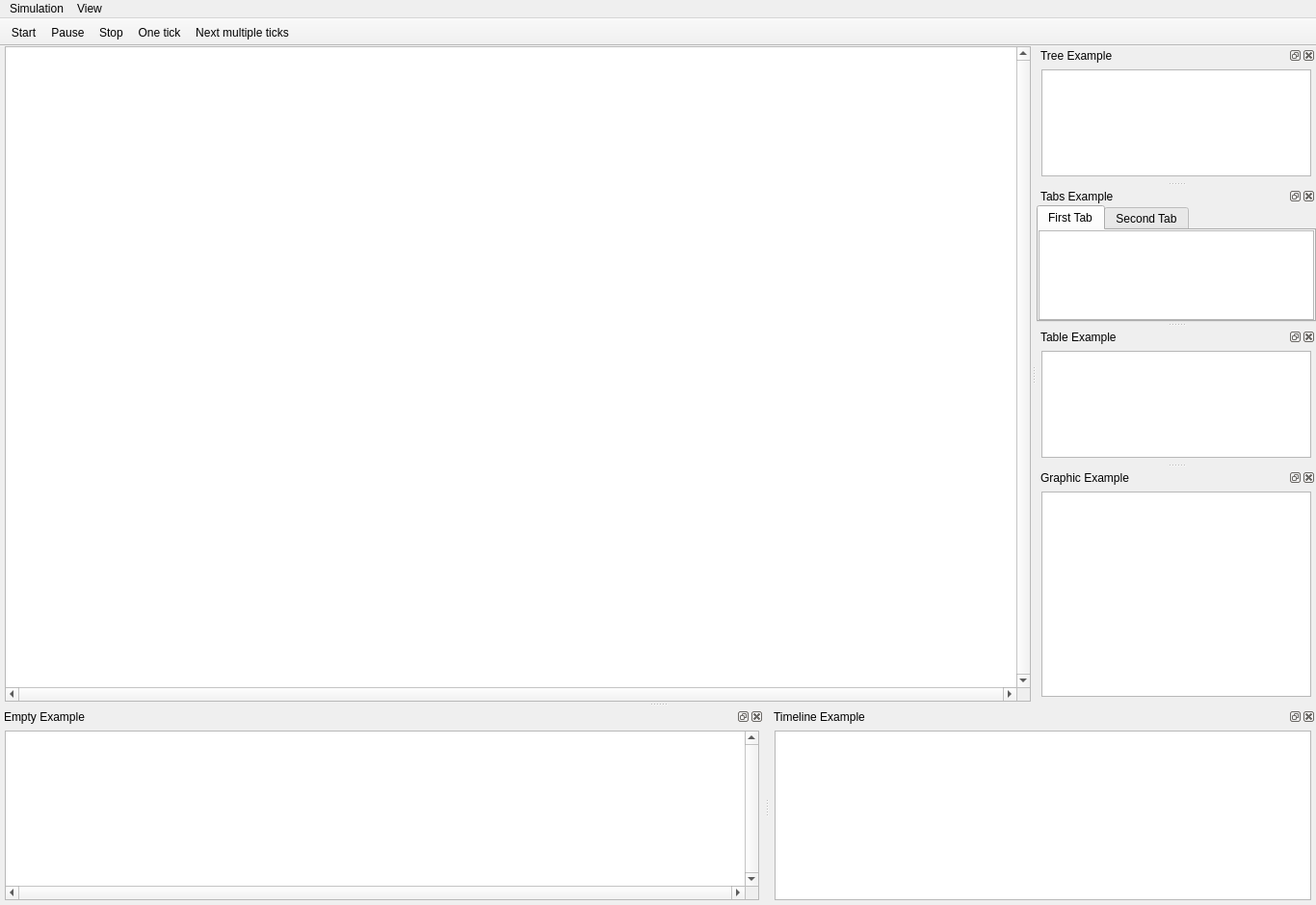
<?xml version="1.0" encoding="UTF-8"?>
<ui version="4.0">
 <class>SimulatorGui</class>
 <widget class="QMainWindow" name="SimulatorGui">
  <property name="enabled">
   <bool>true</bool>
  </property>
  <property name="geometry">
   <rect>
    <x>0</x>
    <y>0</y>
    <width>1366</width>
    <height>939</height>
   </rect>
  </property>
  <property name="sizePolicy">
   <sizepolicy hsizetype="Minimum" vsizetype="Minimum">
    <horstretch>0</horstretch>
    <verstretch>0</verstretch>
   </sizepolicy>
  </property>
  <property name="minimumSize">
   <size>
    <width>1350</width>
    <height>900</height>
   </size>
  </property>
  <property name="windowTitle">
   <string>Fast Sim Design</string>
  </property>
  <property name="layoutDirection">
   <enum>Qt::LeftToRight</enum>
  </property>
  <property name="dockNestingEnabled">
   <bool>true</bool>
  </property>
  <property name="dockOptions">
   <set>QMainWindow::AllowNestedDocks|QMainWindow::AllowTabbedDocks|QMainWindow::AnimatedDocks|QMainWindow::GroupedDragging</set>
  </property>
  <widget class="QWidget" name="centralWidget">
   <property name="sizePolicy">
    <sizepolicy hsizetype="MinimumExpanding" vsizetype="MinimumExpanding">
     <horstretch>0</horstretch>
     <verstretch>0</verstretch>
    </sizepolicy>
   </property>
   <layout class="QVBoxLayout" name="verticalLayout_4">
    <property name="spacing">
     <number>0</number>
    </property>
    <property name="leftMargin">
     <number>5</number>
    </property>
    <property name="topMargin">
     <number>0</number>
    </property>
    <property name="rightMargin">
     <number>0</number>
    </property>
    <property name="bottomMargin">
     <number>0</number>
    </property>
    <item>
     <widget class="FastSimDesign::MapView" name="mapView">
      <property name="sizePolicy">
       <sizepolicy hsizetype="MinimumExpanding" vsizetype="MinimumExpanding">
        <horstretch>0</horstretch>
        <verstretch>0</verstretch>
       </sizepolicy>
      </property>
      <property name="minimumSize">
       <size>
        <width>500</width>
        <height>500</height>
       </size>
      </property>
      <property name="focusPolicy">
       <enum>Qt::NoFocus</enum>
      </property>
      <property name="acceptDrops">
       <bool>false</bool>
      </property>
      <property name="verticalScrollBarPolicy">
       <enum>Qt::ScrollBarAlwaysOn</enum>
      </property>
      <property name="horizontalScrollBarPolicy">
       <enum>Qt::ScrollBarAlwaysOn</enum>
      </property>
      <property name="renderHints">
       <set>QPainter::Antialiasing|QPainter::HighQualityAntialiasing|QPainter::TextAntialiasing</set>
      </property>
      <property name="resizeAnchor">
       <enum>QGraphicsView::AnchorViewCenter</enum>
      </property>
     </widget>
    </item>
   </layout>
  </widget>
  <widget class="QMenuBar" name="menuBar">
   <property name="geometry">
    <rect>
     <x>0</x>
     <y>0</y>
     <width>1366</width>
     <height>21</height>
    </rect>
   </property>
   <widget class="QMenu" name="simulationMenu">
    <property name="title">
     <string>Simulation</string>
    </property>
    <addaction name="loadSimulationAction"/>
   </widget>
   <widget class="QMenu" name="viewMenu">
    <property name="title">
     <string>View</string>
    </property>
    <addaction name="showGridAction"/>
    <addaction name="showCollisionLayerAction"/>
    <addaction name="showEntityLabelsAction"/>
    <addaction name="separator"/>
    <addaction name="saveLayoutAction"/>
    <addaction name="defaultLayoutAction"/>
   </widget>
   <addaction name="simulationMenu"/>
   <addaction name="viewMenu"/>
  </widget>
  <widget class="QDockWidget" name="treeExampleDock">
   <property name="sizePolicy">
    <sizepolicy hsizetype="MinimumExpanding" vsizetype="MinimumExpanding">
     <horstretch>0</horstretch>
     <verstretch>0</verstretch>
    </sizepolicy>
   </property>
   <property name="minimumSize">
    <size>
     <width>290</width>
     <height>140</height>
    </size>
   </property>
   <property name="features">
    <set>QDockWidget::AllDockWidgetFeatures</set>
   </property>
   <property name="allowedAreas">
    <set>Qt::BottomDockWidgetArea|Qt::RightDockWidgetArea</set>
   </property>
   <property name="windowTitle">
    <string>Tree Example</string>
   </property>
   <attribute name="dockWidgetArea">
    <number>2</number>
   </attribute>
   <widget class="QWidget" name="dockWidgetContents_1">
    <property name="sizePolicy">
     <sizepolicy hsizetype="Expanding" vsizetype="Expanding">
      <horstretch>0</horstretch>
      <verstretch>0</verstretch>
     </sizepolicy>
    </property>
    <layout class="QVBoxLayout" name="verticalLayout">
     <property name="spacing">
      <number>0</number>
     </property>
     <property name="leftMargin">
      <number>5</number>
     </property>
     <property name="topMargin">
      <number>5</number>
     </property>
     <property name="rightMargin">
      <number>5</number>
     </property>
     <property name="bottomMargin">
      <number>5</number>
     </property>
     <item>
      <widget class="QTreeView" name="treeExampleView">
       <property name="sizeAdjustPolicy">
        <enum>QAbstractScrollArea::AdjustToContents</enum>
       </property>
       <property name="editTriggers">
        <set>QAbstractItemView::NoEditTriggers</set>
       </property>
       <property name="showDropIndicator" stdset="0">
        <bool>false</bool>
       </property>
       <property name="selectionMode">
        <enum>QAbstractItemView::NoSelection</enum>
       </property>
       <property name="verticalScrollMode">
        <enum>QAbstractItemView::ScrollPerPixel</enum>
       </property>
       <property name="headerHidden">
        <bool>true</bool>
       </property>
       <attribute name="headerVisible">
        <bool>false</bool>
       </attribute>
      </widget>
     </item>
    </layout>
   </widget>
  </widget>
  <widget class="QDockWidget" name="emptyExampleDock">
   <property name="sizePolicy">
    <sizepolicy hsizetype="MinimumExpanding" vsizetype="MinimumExpanding">
     <horstretch>0</horstretch>
     <verstretch>0</verstretch>
    </sizepolicy>
   </property>
   <property name="minimumSize">
    <size>
     <width>190</width>
     <height>140</height>
    </size>
   </property>
   <property name="allowedAreas">
    <set>Qt::BottomDockWidgetArea|Qt::RightDockWidgetArea</set>
   </property>
   <property name="windowTitle">
    <string>Empty Example</string>
   </property>
   <attribute name="dockWidgetArea">
    <number>8</number>
   </attribute>
   <widget class="QWidget" name="dockWidgetContents_2">
    <property name="sizePolicy">
     <sizepolicy hsizetype="Expanding" vsizetype="Expanding">
      <horstretch>0</horstretch>
      <verstretch>0</verstretch>
     </sizepolicy>
    </property>
    <layout class="QVBoxLayout" name="verticalLayout_5">
     <property name="spacing">
      <number>0</number>
     </property>
     <property name="leftMargin">
      <number>5</number>
     </property>
     <property name="topMargin">
      <number>5</number>
     </property>
     <property name="rightMargin">
      <number>5</number>
     </property>
     <property name="bottomMargin">
      <number>5</number>
     </property>
     <item>
      <widget class="QGraphicsView" name="emptyExampleView">
       <property name="verticalScrollBarPolicy">
        <enum>Qt::ScrollBarAlwaysOn</enum>
       </property>
       <property name="horizontalScrollBarPolicy">
        <enum>Qt::ScrollBarAlwaysOn</enum>
       </property>
       <property name="renderHints">
        <set>QPainter::Antialiasing|QPainter::HighQualityAntialiasing|QPainter::TextAntialiasing</set>
       </property>
       <property name="resizeAnchor">
        <enum>QGraphicsView::AnchorViewCenter</enum>
       </property>
      </widget>
     </item>
    </layout>
   </widget>
  </widget>
  <widget class="QDockWidget" name="tabsExampleDock">
   <property name="sizePolicy">
    <sizepolicy hsizetype="MinimumExpanding" vsizetype="MinimumExpanding">
     <horstretch>0</horstretch>
     <verstretch>0</verstretch>
    </sizepolicy>
   </property>
   <property name="minimumSize">
    <size>
     <width>290</width>
     <height>140</height>
    </size>
   </property>
   <property name="features">
    <set>QDockWidget::AllDockWidgetFeatures</set>
   </property>
   <property name="allowedAreas">
    <set>Qt::BottomDockWidgetArea|Qt::RightDockWidgetArea</set>
   </property>
   <property name="windowTitle">
    <string>Tabs Example</string>
   </property>
   <attribute name="dockWidgetArea">
    <number>2</number>
   </attribute>
   <widget class="QWidget" name="dockWidgetContents_3">
    <property name="sizePolicy">
     <sizepolicy hsizetype="Expanding" vsizetype="Expanding">
      <horstretch>0</horstretch>
      <verstretch>0</verstretch>
     </sizepolicy>
    </property>
    <layout class="QVBoxLayout" name="verticalLayout_2">
     <property name="spacing">
      <number>0</number>
     </property>
     <property name="leftMargin">
      <number>0</number>
     </property>
     <property name="topMargin">
      <number>0</number>
     </property>
     <property name="rightMargin">
      <number>0</number>
     </property>
     <property name="bottomMargin">
      <number>0</number>
     </property>
     <item>
      <widget class="QTabWidget" name="tabGroupWidget">
       <property name="currentIndex">
        <number>0</number>
       </property>
       <widget class="QWidget" name="firstTabWidgetContents">
        <property name="sizePolicy">
         <sizepolicy hsizetype="Expanding" vsizetype="Expanding">
          <horstretch>0</horstretch>
          <verstretch>0</verstretch>
         </sizepolicy>
        </property>
        <attribute name="title">
         <string>First Tab</string>
        </attribute>
        <layout class="QHBoxLayout" name="horizontalLayout_2">
         <property name="spacing">
          <number>0</number>
         </property>
         <property name="leftMargin">
          <number>0</number>
         </property>
         <property name="topMargin">
          <number>0</number>
         </property>
         <property name="rightMargin">
          <number>0</number>
         </property>
         <property name="bottomMargin">
          <number>0</number>
         </property>
         <item>
          <widget class="QTableView" name="firstTabExampleView">
           <property name="sizeAdjustPolicy">
            <enum>QAbstractScrollArea::AdjustToContents</enum>
           </property>
           <property name="editTriggers">
            <set>QAbstractItemView::NoEditTriggers</set>
           </property>
           <property name="tabKeyNavigation">
            <bool>false</bool>
           </property>
           <property name="showDropIndicator" stdset="0">
            <bool>false</bool>
           </property>
           <property name="dragDropOverwriteMode">
            <bool>false</bool>
           </property>
           <property name="selectionMode">
            <enum>QAbstractItemView::NoSelection</enum>
           </property>
           <property name="selectionBehavior">
            <enum>QAbstractItemView::SelectRows</enum>
           </property>
           <property name="wordWrap">
            <bool>false</bool>
           </property>
           <attribute name="horizontalHeaderMinimumSectionSize">
            <number>55</number>
           </attribute>
           <attribute name="horizontalHeaderDefaultSectionSize">
            <number>55</number>
           </attribute>
           <attribute name="verticalHeaderMinimumSectionSize">
            <number>25</number>
           </attribute>
           <attribute name="verticalHeaderDefaultSectionSize">
            <number>25</number>
           </attribute>
          </widget>
         </item>
        </layout>
       </widget>
       <widget class="QWidget" name="secondTabWidgetContents">
        <property name="sizePolicy">
         <sizepolicy hsizetype="Expanding" vsizetype="Expanding">
          <horstretch>0</horstretch>
          <verstretch>0</verstretch>
         </sizepolicy>
        </property>
        <attribute name="title">
         <string>Second Tab</string>
        </attribute>
        <layout class="QHBoxLayout" name="horizontalLayout_4">
         <property name="spacing">
          <number>0</number>
         </property>
         <property name="leftMargin">
          <number>0</number>
         </property>
         <property name="topMargin">
          <number>0</number>
         </property>
         <property name="rightMargin">
          <number>0</number>
         </property>
         <property name="bottomMargin">
          <number>0</number>
         </property>
        </layout>
       </widget>
      </widget>
     </item>
    </layout>
   </widget>
  </widget>
  <widget class="QDockWidget" name="tableExampleDock">
   <property name="sizePolicy">
    <sizepolicy hsizetype="MinimumExpanding" vsizetype="MinimumExpanding">
     <horstretch>0</horstretch>
     <verstretch>0</verstretch>
    </sizepolicy>
   </property>
   <property name="minimumSize">
    <size>
     <width>290</width>
     <height>140</height>
    </size>
   </property>
   <property name="features">
    <set>QDockWidget::AllDockWidgetFeatures</set>
   </property>
   <property name="allowedAreas">
    <set>Qt::BottomDockWidgetArea|Qt::RightDockWidgetArea</set>
   </property>
   <property name="windowTitle">
    <string>Table Example</string>
   </property>
   <attribute name="dockWidgetArea">
    <number>2</number>
   </attribute>
   <widget class="QWidget" name="dockWidgetContents_4">
    <property name="sizePolicy">
     <sizepolicy hsizetype="Expanding" vsizetype="Expanding">
      <horstretch>0</horstretch>
      <verstretch>0</verstretch>
     </sizepolicy>
    </property>
    <layout class="QVBoxLayout" name="verticalLayout_3">
     <property name="spacing">
      <number>0</number>
     </property>
     <property name="leftMargin">
      <number>5</number>
     </property>
     <property name="topMargin">
      <number>5</number>
     </property>
     <property name="rightMargin">
      <number>5</number>
     </property>
     <property name="bottomMargin">
      <number>5</number>
     </property>
     <item>
      <widget class="QTableView" name="tableExampleView">
       <property name="sizeAdjustPolicy">
        <enum>QAbstractScrollArea::AdjustToContents</enum>
       </property>
       <property name="editTriggers">
        <set>QAbstractItemView::NoEditTriggers</set>
       </property>
       <property name="tabKeyNavigation">
        <bool>false</bool>
       </property>
       <property name="showDropIndicator" stdset="0">
        <bool>false</bool>
       </property>
       <property name="dragDropOverwriteMode">
        <bool>false</bool>
       </property>
       <property name="selectionMode">
        <enum>QAbstractItemView::NoSelection</enum>
       </property>
       <property name="selectionBehavior">
        <enum>QAbstractItemView::SelectRows</enum>
       </property>
       <property name="verticalScrollMode">
        <enum>QAbstractItemView::ScrollPerPixel</enum>
       </property>
       <property name="horizontalScrollMode">
        <enum>QAbstractItemView::ScrollPerPixel</enum>
       </property>
       <property name="wordWrap">
        <bool>false</bool>
       </property>
      </widget>
     </item>
    </layout>
   </widget>
  </widget>
  <widget class="QDockWidget" name="graphicExampleDock">
   <property name="sizePolicy">
    <sizepolicy hsizetype="MinimumExpanding" vsizetype="MinimumExpanding">
     <horstretch>0</horstretch>
     <verstretch>0</verstretch>
    </sizepolicy>
   </property>
   <property name="minimumSize">
    <size>
     <width>290</width>
     <height>242</height>
    </size>
   </property>
   <property name="allowedAreas">
    <set>Qt::BottomDockWidgetArea|Qt::RightDockWidgetArea</set>
   </property>
   <property name="windowTitle">
    <string>Graphic Example</string>
   </property>
   <attribute name="dockWidgetArea">
    <number>2</number>
   </attribute>
   <widget class="QWidget" name="dockWidgetContents_5">
    <property name="sizePolicy">
     <sizepolicy hsizetype="Expanding" vsizetype="Expanding">
      <horstretch>0</horstretch>
      <verstretch>0</verstretch>
     </sizepolicy>
    </property>
    <layout class="QVBoxLayout" name="verticalLayout_6">
     <property name="spacing">
      <number>0</number>
     </property>
     <property name="leftMargin">
      <number>5</number>
     </property>
     <property name="topMargin">
      <number>5</number>
     </property>
     <property name="rightMargin">
      <number>5</number>
     </property>
     <property name="bottomMargin">
      <number>5</number>
     </property>
     <item>
      <widget class="QTableView" name="graphicExampleView">
       <property name="sizeAdjustPolicy">
        <enum>QAbstractScrollArea::AdjustToContents</enum>
       </property>
       <property name="editTriggers">
        <set>QAbstractItemView::NoEditTriggers</set>
       </property>
       <property name="tabKeyNavigation">
        <bool>false</bool>
       </property>
       <property name="showDropIndicator" stdset="0">
        <bool>false</bool>
       </property>
       <property name="dragDropOverwriteMode">
        <bool>false</bool>
       </property>
       <property name="selectionMode">
        <enum>QAbstractItemView::NoSelection</enum>
       </property>
       <property name="selectionBehavior">
        <enum>QAbstractItemView::SelectRows</enum>
       </property>
       <property name="verticalScrollMode">
        <enum>QAbstractItemView::ScrollPerPixel</enum>
       </property>
       <property name="horizontalScrollMode">
        <enum>QAbstractItemView::ScrollPerPixel</enum>
       </property>
       <property name="wordWrap">
        <bool>false</bool>
       </property>
       <attribute name="horizontalHeaderVisible">
        <bool>false</bool>
       </attribute>
       <attribute name="verticalHeaderVisible">
        <bool>false</bool>
       </attribute>
      </widget>
     </item>
    </layout>
   </widget>
  </widget>
  <widget class="QDockWidget" name="timelineExampleDock">
   <property name="sizePolicy">
    <sizepolicy hsizetype="MinimumExpanding" vsizetype="MinimumExpanding">
     <horstretch>0</horstretch>
     <verstretch>0</verstretch>
    </sizepolicy>
   </property>
   <property name="minimumSize">
    <size>
     <width>190</width>
     <height>140</height>
    </size>
   </property>
   <property name="allowedAreas">
    <set>Qt::BottomDockWidgetArea|Qt::RightDockWidgetArea</set>
   </property>
   <property name="windowTitle">
    <string>Timeline Example</string>
   </property>
   <attribute name="dockWidgetArea">
    <number>8</number>
   </attribute>
   <widget class="QWidget" name="dockWidgetContents_6">
    <property name="sizePolicy">
     <sizepolicy hsizetype="Expanding" vsizetype="Expanding">
      <horstretch>0</horstretch>
      <verstretch>0</verstretch>
     </sizepolicy>
    </property>
    <layout class="QVBoxLayout" name="verticalLayout_8">
     <property name="spacing">
      <number>0</number>
     </property>
     <property name="leftMargin">
      <number>5</number>
     </property>
     <property name="topMargin">
      <number>5</number>
     </property>
     <property name="rightMargin">
      <number>5</number>
     </property>
     <property name="bottomMargin">
      <number>5</number>
     </property>
     <item>
      <widget class="QTableView" name="timelineExampleView">
       <property name="sizeAdjustPolicy">
        <enum>QAbstractScrollArea::AdjustToContents</enum>
       </property>
       <property name="editTriggers">
        <set>QAbstractItemView::NoEditTriggers</set>
       </property>
       <property name="tabKeyNavigation">
        <bool>false</bool>
       </property>
       <property name="showDropIndicator" stdset="0">
        <bool>false</bool>
       </property>
       <property name="dragDropOverwriteMode">
        <bool>false</bool>
       </property>
       <property name="selectionMode">
        <enum>QAbstractItemView::NoSelection</enum>
       </property>
       <property name="selectionBehavior">
        <enum>QAbstractItemView::SelectRows</enum>
       </property>
       <property name="verticalScrollMode">
        <enum>QAbstractItemView::ScrollPerPixel</enum>
       </property>
       <property name="horizontalScrollMode">
        <enum>QAbstractItemView::ScrollPerPixel</enum>
       </property>
       <property name="wordWrap">
        <bool>false</bool>
       </property>
      </widget>
     </item>
    </layout>
   </widget>
  </widget>
  <widget class="QToolBar" name="toolBar">
   <property name="sizePolicy">
    <sizepolicy hsizetype="Expanding" vsizetype="Fixed">
     <horstretch>0</horstretch>
     <verstretch>0</verstretch>
    </sizepolicy>
   </property>
   <property name="windowTitle">
    <string>toolBar</string>
   </property>
   <property name="movable">
    <bool>false</bool>
   </property>
   <property name="allowedAreas">
    <set>Qt::NoToolBarArea</set>
   </property>
   <property name="iconSize">
    <size>
     <width>20</width>
     <height>20</height>
    </size>
   </property>
   <property name="floatable">
    <bool>false</bool>
   </property>
   <attribute name="toolBarArea">
    <enum>TopToolBarArea</enum>
   </attribute>
   <attribute name="toolBarBreak">
    <bool>false</bool>
   </attribute>
   <addaction name="startSimulationAction"/>
   <addaction name="pauseSimulationAction"/>
   <addaction name="stopSimulationAction"/>
   <addaction name="oneStickSimulationAction"/>
   <addaction name="multiTickSimulationAction"/>
  </widget>
  <action name="loadSimulationAction">
   <property name="text">
    <string>Load</string>
   </property>
  </action>
  <action name="startSimulationAction">
   <property name="icon">
    <iconset resource="../../resources/resources.qrc">
     <normaloff>:/FastSimDesign/images/start.png</normaloff>:/FastSimDesign/images/start.png</iconset>
   </property>
   <property name="text">
    <string>Start</string>
   </property>
   <property name="toolTip">
    <string>Start the simulation</string>
   </property>
  </action>
  <action name="pauseSimulationAction">
   <property name="icon">
    <iconset resource="../../resources/resources.qrc">
     <normaloff>:/FastSimDesign/images/pause.png</normaloff>:/FastSimDesign/images/pause.png</iconset>
   </property>
   <property name="text">
    <string>Pause</string>
   </property>
   <property name="toolTip">
    <string>Pause the simulation</string>
   </property>
  </action>
  <action name="oneStickSimulationAction">
   <property name="icon">
    <iconset resource="../../resources/resources.qrc">
     <normaloff>:/FastSimDesign/images/nextOne.png</normaloff>:/FastSimDesign/images/nextOne.png</iconset>
   </property>
   <property name="text">
    <string>One tick</string>
   </property>
   <property name="toolTip">
    <string>Execute one tick of the simulation</string>
   </property>
  </action>
  <action name="stopSimulationAction">
   <property name="icon">
    <iconset resource="../../resources/resources.qrc">
     <normaloff>:/FastSimDesign/images/stop.png</normaloff>:/FastSimDesign/images/stop.png</iconset>
   </property>
   <property name="text">
    <string>Stop</string>
   </property>
   <property name="toolTip">
    <string>Stop the simulation</string>
   </property>
  </action>
  <action name="saveLayoutAction">
   <property name="text">
    <string>Save Layout</string>
   </property>
  </action>
  <action name="defaultLayoutAction">
   <property name="text">
    <string>Default Layout</string>
   </property>
  </action>
  <action name="showGridAction">
   <property name="checkable">
    <bool>true</bool>
   </property>
   <property name="text">
    <string>Show Grid</string>
   </property>
  </action>
  <action name="showEntityLabelsAction">
   <property name="checkable">
    <bool>true</bool>
   </property>
   <property name="checked">
    <bool>false</bool>
   </property>
   <property name="text">
    <string>Show Entity Labels</string>
   </property>
  </action>
  <action name="showCollisionLayerAction">
   <property name="checkable">
    <bool>true</bool>
   </property>
   <property name="text">
    <string>Show Collision Layer</string>
   </property>
  </action>
  <action name="multiTickSimulationAction">
   <property name="icon">
    <iconset resource="../../resources/resources.qrc">
     <normaloff>:/FastSimDesign/images/nextMulti.png</normaloff>:/FastSimDesign/images/nextMulti.png</iconset>
   </property>
   <property name="text">
    <string>Next multiple ticks</string>
   </property>
   <property name="toolTip">
    <string>Execute multiple ticks of the simulation</string>
   </property>
  </action>
 </widget>
 <layoutdefault spacing="6" margin="11"/>
 <customwidgets>
  <customwidget>
   <class>FastSimDesign::MapView</class>
   <extends>QGraphicsView</extends>
   <header>gui/dock/map/map_view.h</header>
  </customwidget>
 </customwidgets>
 <resources>
  <include location="../../resources/resources.qrc"/>
 </resources>
 <connections/>
 <designerdata>
  <property name="gridDeltaX">
   <number>10</number>
  </property>
  <property name="gridDeltaY">
   <number>10</number>
  </property>
  <property name="gridSnapX">
   <bool>true</bool>
  </property>
  <property name="gridSnapY">
   <bool>true</bool>
  </property>
  <property name="gridVisible">
   <bool>true</bool>
  </property>
 </designerdata>
</ui>
